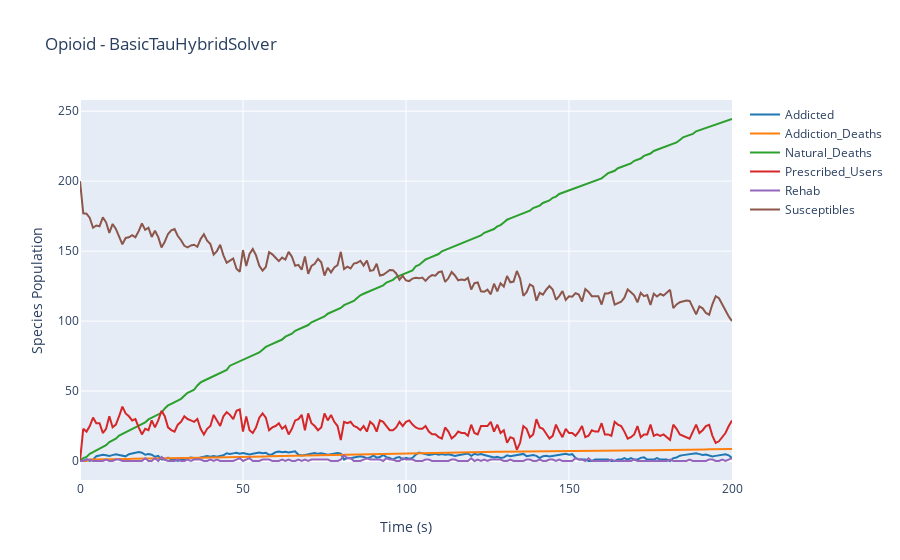

The notebook cell saved with this chart:
### Code cell
%time results = model.run(solver=BasicTauHybridSolver(), show_labels=True)
results.plotplotly()

### Figure 1 — Plotly figure (JSON) as saved in the notebook; plotly's stock layout.template omitted (floating-point values rounded to 4 significant figures; data arrays with more than 128 entries replaced by an {"elided": "..."} marker saying what was removed)
{"data": [{"line": {"color": "#1f77b4"}, "mode": "lines", "name": "Addicted", "type": "scatter", "x": {"elided": "201 int values"}, "y": {"elided": "201 float values"}}, {"line": {"color": "#ff7f0e"}, "mode": "lines", "name": "Addiction_Deaths", "type": "scatter", "x": {"elided": "201 int values"}, "y": {"elided": "201 float values"}}, {"line": {"color": "#2ca02c"}, "mode": "lines", "name": "Natural_Deaths", "type": "scatter", "x": {"elided": "201 int values"}, "y": {"elided": "201 float values"}}, {"line": {"color": "#d62728"}, "mode": "lines", "name": "Prescribed_Users", "type": "scatter", "x": {"elided": "201 int values"}, "y": {"elided": "201 float values"}}, {"line": {"color": "#9467bd"}, "mode": "lines", "name": "Rehab", "type": "scatter", "x": {"elided": "201 int values"}, "y": {"elided": "201 float values"}}, {"line": {"color": "#8c564b"}, "mode": "lines", "name": "Susceptibles", "type": "scatter", "x": {"elided": "201 int values"}, "y": {"elided": "201 float values"}}], "layout": {"showlegend": true, "title": {"text": "Opioid - BasicTauHybridSolver"}, "xaxis": {"title": {"text": "Time (s)"}}, "yaxis": {"title": {"text": "Species Population"}}}}
